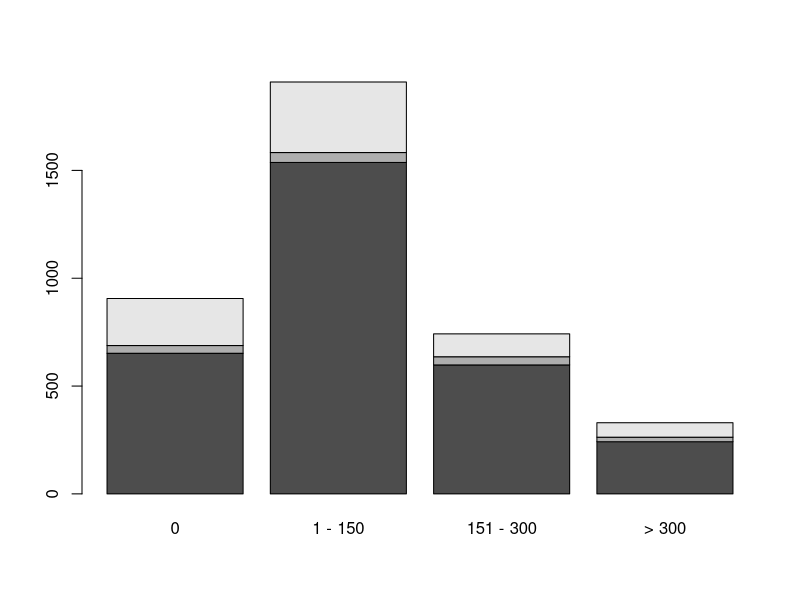
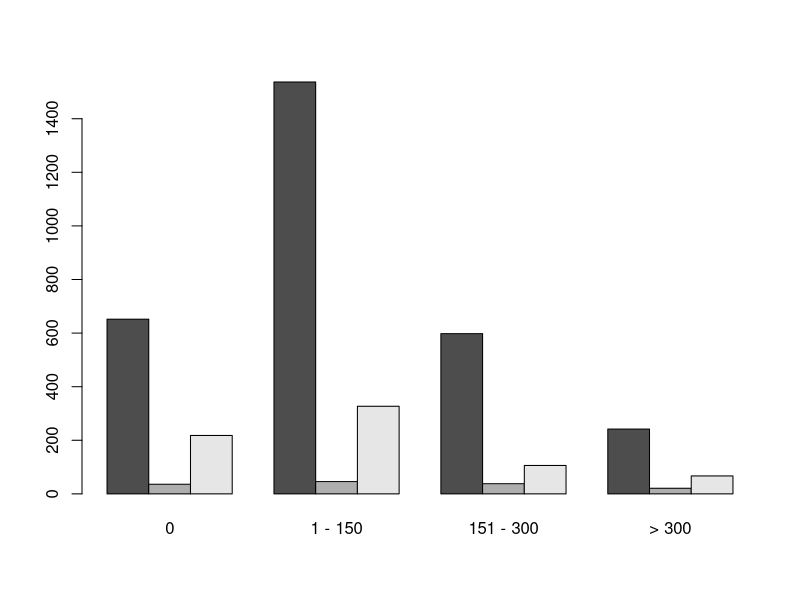
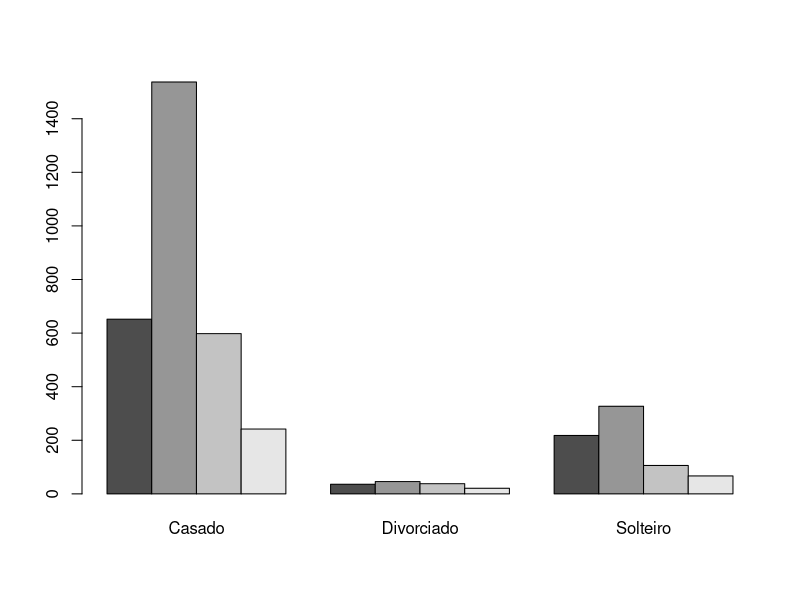

These charts were generated, in order, by the following R code:
###############################################################################
#                                                                             #
# CURSO:  Formação Cientista de Dados        PLATAFORMA: Data Science Academy #
# MÓDULO: Big Data Analytics com R           INSTRUTOR:  Daniel Mendes        #
#                                                                             #
###############################################################################


## Bar Plots

?barplot

# Preparando os dados / Preparing data
casamentos <- matrix(c(652,1537,598,242,36,46,38,21,218,327,106,67),
              nrow = 3, byrow = TRUE)

# Nomeando a matriz / Named the matrix
colnames(casamentos) <- c("0", "1 - 150", "151 - 300", "> 300")
rownames(casamentos) <- c("Casado", "Divorciado", "Solteiro")

# Construindo um plot / Creating a plot
barplot(casamentos)
barplot(casamentos, beside = T)  # Bar side by side

# Transposta da matriz / Transposed matrix
barplot(t(casamentos), beside = T)








